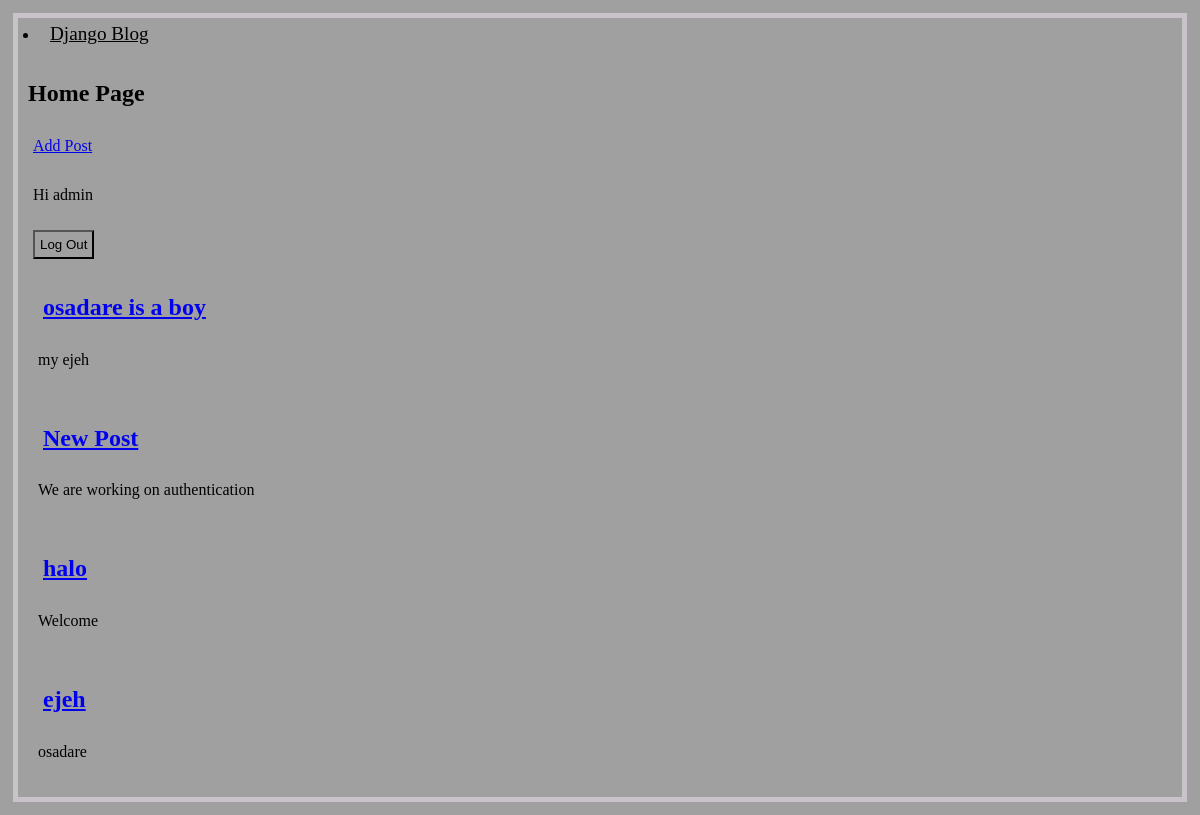
The app's page / (signed in) with its own data.
### blog/models.py (models this page shows, shortened)
class Post(models.Model):
    title = models.CharField(max_length=200)
    author = models.ForeignKey(
        User,
        on_delete=models.CASCADE
    )
    body = models.TextField()

### blog/views.py (the view)
# urls.py: path('', BlogListView.as_view(), name='home'),
class BlogListView(ListView):
  model = Post
  template_name = 'home.html'

### templates/home.html (shortened to what this page needs)
{% extends 'base.html' %}
{% block content %}
<h2> Home Page</h2>
<div class="new-post-btn">
  <a href="{%  url 'new_post' %}"> Add Post</a>
</div>
<div class="user-area">
  {% if user.is_authenticated %}
  <p>Hi {{ user.username }}</p>
<form action="{% url 'logout' %}" method="post">
  <button type="submit"> Log Out </button>
</form>
{% for post in object_list %}
<div class="post-entry">
  <h2><a href="{% url 'post_detail' post.pk %}">{{ post.title }}</a></h2>
  <p>{{ post.body }}</p>
</div>
{% endfor %}
  {% else %}
<p> You are not logged in </p>
<button><a href="{% url 'login' %}"> Login
</a></button>
{% endif %}
</div>
{% endblock content %}

### static/style.css (style rules this page uses)
* { box-sizing: border-box; padding: 5px; background: #a0a0a0; }
body { background-color: rgb(202, 194, 202); color: #000; }

### records on screen
Post: title "osadare is a boy", body "my ejeh"
Post: title "New Post", body "We are working on authentication"
Post: title "halo", body "Welcome"
Post: title "ejeh", body "osadare"

### other values on screen
{{ user.username }} "admin"
